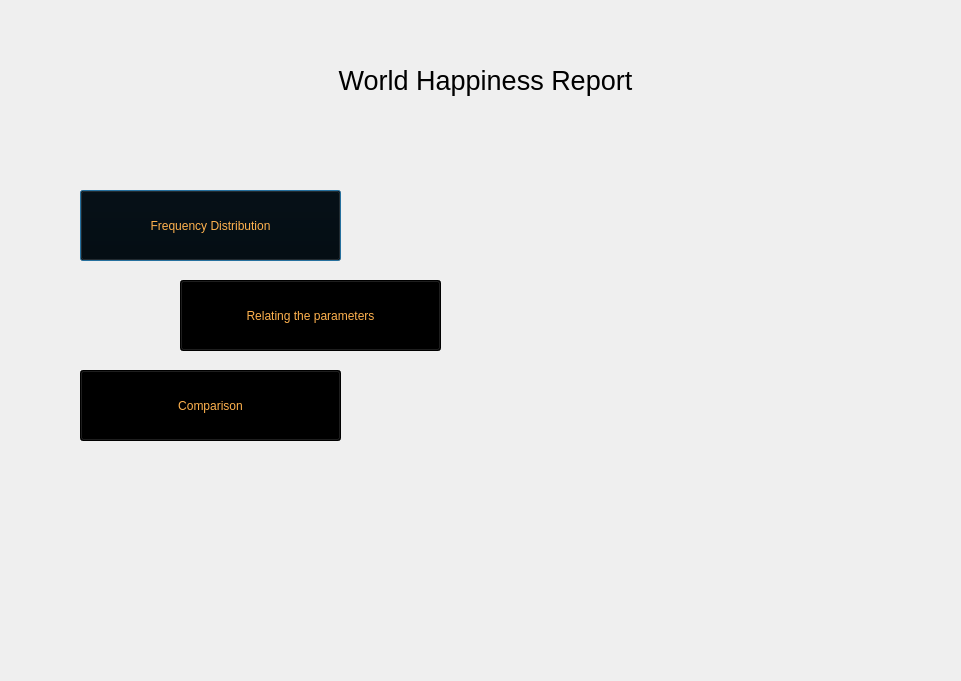
<?xml version="1.0" encoding="UTF-8"?>
<ui version="4.0">
 <class>DashBoard</class>
 <widget class="QDialog" name="DashBoard">
  <property name="geometry">
   <rect>
    <x>0</x>
    <y>0</y>
    <width>961</width>
    <height>681</height>
   </rect>
  </property>
  <property name="windowTitle">
   <string>DashBoard</string>
  </property>
  <widget class="QLabel" name="label">
   <property name="geometry">
    <rect>
     <x>0</x>
     <y>0</y>
     <width>961</width>
     <height>681</height>
    </rect>
   </property>
   <property name="text">
    <string/>
   </property>
   <property name="pixmap">
    <pixmap>../Images/girl.jpg</pixmap>
   </property>
  </widget>
  <widget class="QLabel" name="label_2">
   <property name="geometry">
    <rect>
     <x>190</x>
     <y>40</y>
     <width>591</width>
     <height>81</height>
    </rect>
   </property>
   <property name="text">
    <string>&lt;html&gt;&lt;head/&gt;&lt;body&gt;&lt;p align=&quot;center&quot;&gt;&lt;span style=&quot; font-size:20pt;&quot;&gt;World Happiness Report&lt;/span&gt;&lt;/p&gt;&lt;/body&gt;&lt;/html&gt;</string>
   </property>
  </widget>
  <widget class="QPushButton" name="Frequency">
   <property name="geometry">
    <rect>
     <x>80</x>
     <y>190</y>
     <width>261</width>
     <height>71</height>
    </rect>
   </property>
   <property name="toolTip">
    <string>Histograms</string>
   </property>
   <property name="styleSheet">
    <string notr="true">font: 14pt &quot;MS Shell Dlg 2&quot;;
color: rgb(255, 178, 78);
background-color: rgb(0, 0, 0);</string>
   </property>
   <property name="text">
    <string>Frequency Distribution</string>
   </property>
  </widget>
  <widget class="QPushButton" name="Relating">
   <property name="geometry">
    <rect>
     <x>180</x>
     <y>280</y>
     <width>261</width>
     <height>71</height>
    </rect>
   </property>
   <property name="toolTip">
    <string>ScatterPlots</string>
   </property>
   <property name="styleSheet">
    <string notr="true">color: rgb(255, 178, 78);
font: 14pt &quot;MS Shell Dlg 2&quot;;
background-color: rgb(0, 0, 0);</string>
   </property>
   <property name="text">
    <string>Relating the parameters</string>
   </property>
  </widget>
  <widget class="QPushButton" name="Comparison">
   <property name="geometry">
    <rect>
     <x>80</x>
     <y>370</y>
     <width>261</width>
     <height>71</height>
    </rect>
   </property>
   <property name="toolTip">
    <string>LineCharts</string>
   </property>
   <property name="styleSheet">
    <string notr="true">font: 14pt &quot;MS Shell Dlg 2&quot;;
background-color: rgb(0, 0, 0);color: rgb(255, 178, 78);
</string>
   </property>
   <property name="text">
    <string>Comparison</string>
   </property>
  </widget>
 </widget>
 <resources/>
 <connections/>
</ui>
